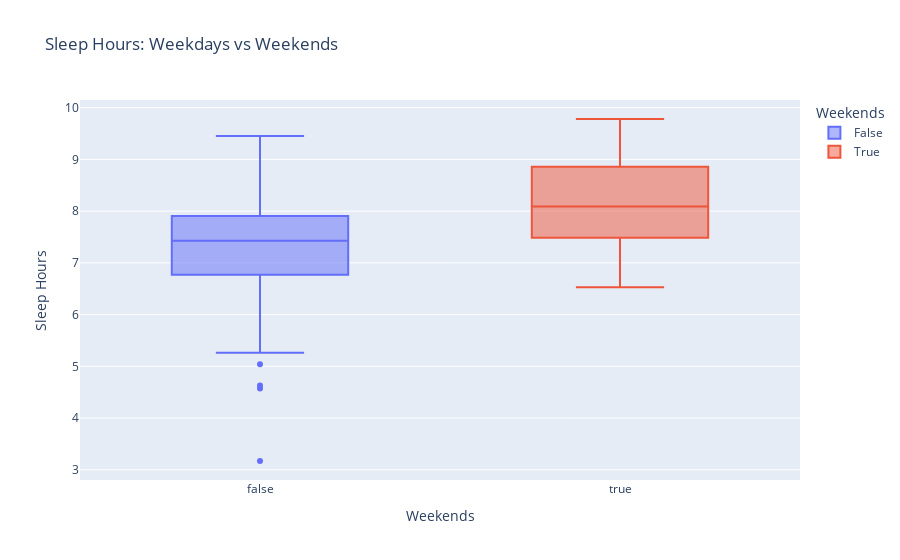

Notebook code cell kept with this figure:
### Code cell
# Create a box plot for sleep hours comparing weekdays and weekends
sleep_wk = pe.box(df, x='is_weekend', 
                  y='sleep_hours', 
                  title='Sleep Hours: Weekdays vs Weekends', 
                  labels={'is_weekend': 'Weekends', 'sleep_hours': 'Sleep Hours', 'variable': 'Metric'},
                  color = 'is_weekend')
sleep_wk.show()

### Figure 1 — Plotly figure (JSON) as saved in the notebook; plotly's stock layout.template omitted (floating-point values rounded to 4 significant figures; data arrays with more than 128 entries replaced by an {"elided": "..."} marker saying what was removed)
{"data": [{"alignmentgroup": "True", "hovertemplate": "Weekends=%{x}<br>Sleep Hours=%{y}<extra></extra>", "legendgroup": "False", "marker": {"color": "#636efa"}, "name": "False", "notched": false, "offsetgroup": "False", "orientation": "v", "showlegend": true, "type": "box", "x": {"elided": "133 bool values"}, "x0": " ", "xaxis": "x", "y": {"elided": "133 float values"}, "y0": " ", "yaxis": "y"}, {"alignmentgroup": "True", "hovertemplate": "Weekends=%{x}<br>Sleep Hours=%{y}<extra></extra>", "legendgroup": "True", "marker": {"color": "#EF553B"}, "name": "True", "notched": false, "offsetgroup": "True", "orientation": "v", "showlegend": true, "type": "box", "x": [true, true, true, true, true, true, true, true, true, true, true, true, true, true, true, true, true, true, true, true, true, true, true, true, true, true, true, true, true, true, true, true, true, true, true, true, true, true, true, true, true, true, true, true, true, true, true, true, true, true, true, true], "x0": " ", "xaxis": "x", "y": [8.04, 9.44, 7.16, 8.86, 7.48, 8.05, 7.91, 9.12, 7.75, 9.39, 6.66, 8.98, 6.88, 9.61, 6.53, 8.85, 7.23, 8.64, 7.68, 8.09, 7.571, 8.1, 7.59, 8.66, 6.91, 7.5, 7.51, 8.74, 7.33, 8.49, 8.18, 9.39, 6.96, 9.18, 7.94, 9.59, 8.52, 8.83, 8.076, 9.29, 7.97, 8.351, null, 9.02, 6.89, 9.62, 7.32, 8.74, 7.4, 8.64, 9.78, 6.55], "y0": " ", "yaxis": "y"}], "layout": {"boxmode": "overlay", "legend": {"title": {"text": "Weekends"}, "tracegroupgap": 0}, "title": {"text": "Sleep Hours: Weekdays vs Weekends"}, "xaxis": {"anchor": "y", "categoryarray": [false, true], "categoryorder": "array", "domain": [0, 1], "title": {"text": "Weekends"}}, "yaxis": {"anchor": "x", "domain": [0, 1], "title": {"text": "Sleep Hours"}}}}
